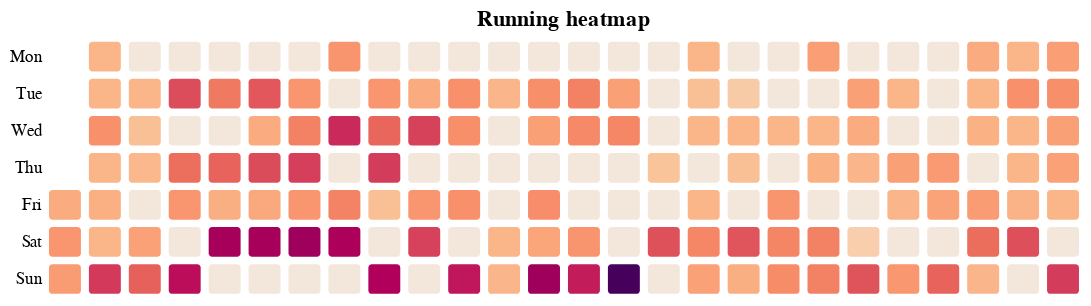

Notebook cell for this chart:
### Code cell
daily_df["week_number"] = daily_df.index.isocalendar().week
daily_df["day_of_the_week_name"] = daily_df.index.strftime("%a")
heatmap_data = daily_df[
    [
        "week_number",
        "day_of_the_week_num",
        "distance_km",
    ]
].sort_values(["week_number", "day_of_the_week_num"])

all_days = pandas.date_range(
    heatmap_data.index.min(), heatmap_data.index.max(), freq="D"
)
heatmap_data = heatmap_data.reindex(all_days).fillna(0.0)
heatmap_data["week_number"] = heatmap_data.index.isocalendar().week
heatmap_data["day_of_the_week_name"] = heatmap_data.index.strftime("%a")
heatmap_data["month"] = heatmap_data.index.strftime("%b")
heatmap_data["day_of_the_month"] = heatmap_data.index.day

upper_limit = (
    heatmap_data["distance_km"].mean() + heatmap_data["distance_km"].std() * 1.5
)

day_order = ["Mon", "Tue", "Wed", "Thu", "Fri", "Sat", "Sun"]


heatmap = (
    alt.Chart(heatmap_data)
    .mark_rect(cornerRadius=2)
    .encode(
        x=alt.X(
            "week_number:O",
            axis=alt.Axis(title=None, domain=False, ticks=False, labels=False),
        ),
        y=alt.Y(
            "day_of_the_week_name:O",
            sort=day_order,
            axis=alt.Axis(
                title=None,
                domain=False,
                ticks=False,
            ),
        ),
        color=alt.Color(
            "distance_km:Q",
            scale=alt.Scale(
                domain=[0, upper_limit],
                scheme="lightorange",
            ),
            legend=None,
        ),
        tooltip=[
            alt.Tooltip("distance_km:Q", title="Distance (km)", format=".1f"),
            alt.Tooltip("month:O", title="Month"),
            alt.Tooltip("day_of_the_month:O", title="Day of the month"),
        ],
    )
    .configure_scale(bandPaddingInner=0.20)
    .properties(title="Running heatmap", width=600, height=150)
    .interactive()
    .configure_view(stroke=None)
)

heatmap.show()

### Figure 1 — Vega-Lite specification as saved in the notebook (floating-point values rounded to 4 significant figures; data arrays with more than 128 entries replaced by an {"elided": "..."} marker saying what was removed)
{"config": {"view": {"continuousWidth": 300, "continuousHeight": 300, "stroke": null}, "scale": {"bandPaddingInner": 0.2}}, "data": {"name": "data-34b34833c549e56c160ac8d38fd10fa8"}, "mark": {"type": "rect", "cornerRadius": 2}, "encoding": {"color": {"field": "distance_km", "legend": null, "scale": {"domain": [0, 16.53], "scheme": "lightorange"}, "type": "quantitative"}, "tooltip": [{"field": "distance_km", "format": ".1f", "title": "Distance (km)", "type": "quantitative"}, {"field": "month", "title": "Month", "type": "ordinal"}, {"field": "day_of_the_month", "title": "Day of the month", "type": "ordinal"}], "x": {"axis": {"domain": false, "labels": false, "ticks": false, "title": null}, "field": "week_number", "type": "ordinal"}, "y": {"axis": {"domain": false, "ticks": false, "title": null}, "field": "day_of_the_week_name", "sort": ["Mon", "Tue", "Wed", "Thu", "Fri", "Sat", "Sun"], "type": "ordinal"}}, "height": 150, "params": [{"name": "param_99", "select": {"type": "interval", "encodings": ["x", "y"]}, "bind": "scales"}], "title": "Running heatmap", "width": 600, "$schema": "https://vega.github.io/schema/vega-lite/v5.17.0.json", "datasets": {"data-34b34833c549e56c160ac8d38fd10fa8": {"elided": "178 records"}}}
